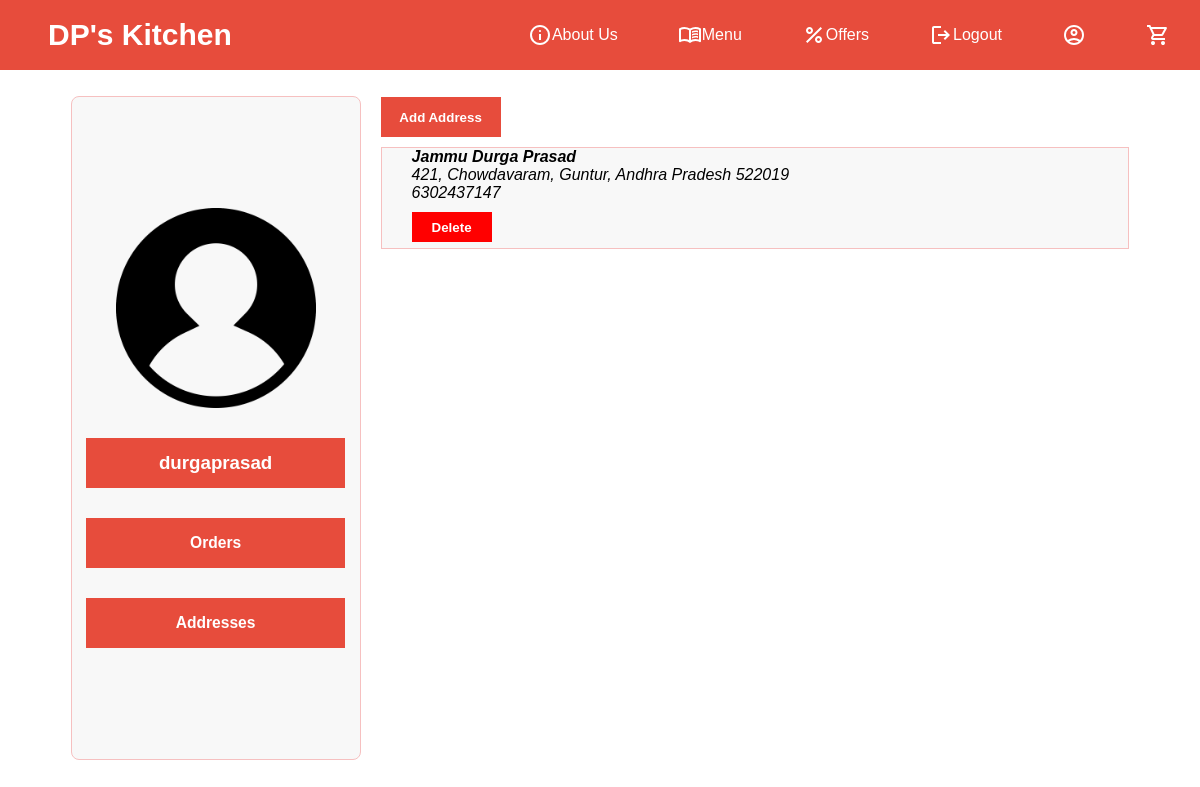
/addresses/ (signed in), run on the app's committed database.
### shop4/models.py (models this page shows, shortened)
class Addresses(models.Model):
    user = models.ForeignKey(User, on_delete=models.CASCADE, related_name='addresses')
    fullname = models.CharField(max_length=40)
    phone = models.IntegerField()
    pincode = models.CharField(max_length=6)
    state = models.CharField(max_length=50)
    city = models.CharField(max_length=50)
    doorno = models.CharField(max_length=100)
    area = models.CharField(max_length=100)

### shop4/views.py (the view)
# urls.py: path('addresses/',views.addresses,name='addresses'),
def addresses(request):
    addresses = request.user.addresses.all()
    return render(request, 'addresses.html', {'addresses': addresses})

### templates/addresses.html (shortened to what this page needs)
{% extends 'base.html' %}
{% load static %}
{% block content %}
<div class="profile_container">
    <div class="p1">
        <div class="profile_image">
            <img src="{% static 'profile.png' %}" style="height:100%;width:100%;" alt="Profile Image">
        </div>
        <div class="edit_name">
            <div class="profile_name"><h3>{{ user.username }}</h3></div>
        </div>
        <div class="profile_orders"><button class="profile_orders1" onclick="window.location.href='{% url 'orders_page' %}'"><h3>Orders</h3></button></div>
        <div class="profile_address"><button class="profile_address1" onclick="window.location.href='{% url 'addresses' %}'"><h3>Addresses</h3></button></div>
    </div>
    <div class="p2">
        <div class="my_addresses">
            <div class="add_add">
                <button class="add_address_main" onclick="window.location.href='{% url 'add_address' %}'"><strong>Add Address</strong></button>
            </div>
            {% for address in addresses %}
            <div class="my_add">
                    <address style="padding-left: 30px;">
                        <h4>{{ address.fullname }}</h4>
                        {{ address.doorno }}, {{ address.area }},
                        {{ address.city }},
                        {{ address.state }} {{ address.pincode }} <br>
                        {{ address.phone }}
                        <div class="add_del">
                            <form method="POST" action="{% url 'delete_address' address.id %}">
                                <button type="submit" class="btn-danger"><strong>Delete</strong></button>
                            </form>
                        </div>
                    </address>
            </div>
            {% endfor %}
        </div>
    </div>
</div>
{% endblock %}

### static/basecss.css (style rules this page uses)
* { padding: 0; margin: 0; font-family: Arial, sans-serif; }
body { display: flex; flex-direction: column; }
.profile_container { width: 100%; height: 87vh; display: flex; justify-content: center; align-items: center; gap: 20px; }
.p1 { background-color: #f8f8f8; border: 1px solid rgb(246, 192, 192); height: 95%; width: 25%; display: flex; flex-direction: column; align-items: center; justify-content: center; border-radius: 8px; gap: 30px; }
.p2 { height: 95%; width: 65%; display: flex; justify-content: center; align-items: center; }
.profile_image { height: 200px; width: 200px; }
.edit_name { background-color: #e74c3c; color: white; height: 50px; width: 90%; display: flex; flex-direction: row; justify-content: space-evenly; align-items: center; }
.profile_orders { background-color: #e74c3c; color: white; height: 50px; width: 90%; display: flex; justify-content: center; align-items: center; }
.profile_address { background-color: #e74c3c; color: white; height: 50px; width: 90%; display: flex; justify-content: center; align-items: center; }
.profile_orders1,.profile_address1 { height: 100%; width: 100%; background: none; border: none; color: white; cursor: pointer; }
.my_addresses { overflow-y: auto; width: 100%; height: 100%; }
.add_address_main { height: 40px; width: 120px; background-color: #e74c3c; border: none; color: white; cursor: pointer; }
.my_add { background-color: #f8f8f8; border: 1px solid rgb(246, 192, 192); height: 100px; width: auto; margin-top: 10px; margin-bottom: 10px; display: flex; flex-direction: column; }
.btn-danger { margin-top: 10px; height: 30px; width: 80px; background-color: red; color: white; border: none; cursor: pointer; }

### data on the page
Addresses: fullname "Jammu Durga Prasad", doorno "421", area "Chowdavaram", city "Guntur", state "Andhra Pradesh", pincode "522019", phone "6302437147"

### other printed values
{{ user.username }} "durgaprasad"
